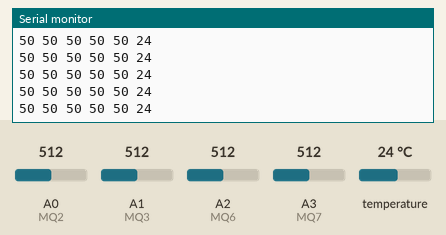
Bench run of a sketch on a simulated Arduino Uno, built with avr-gcc and run on an emulated ATmega328P. Parts: the last lines printed to the serial monitor. The test bench sets the inputs (shaded band); at power-on: temperature 24 °C, A0 (MQ2) = 512, A1 (MQ3) = 512, A2 (MQ6) = 512, A3 (MQ7) = 512.

Above: at 1.2 s.
1.3 s: temperature set to 12 °C
At 2.1 s:
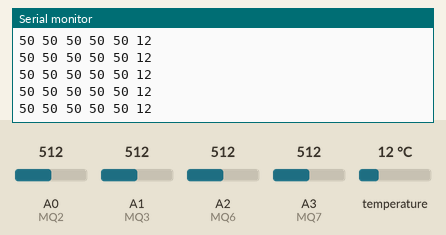
4.3 s: A0 (MQ2) set to 716
At 4.8 s:
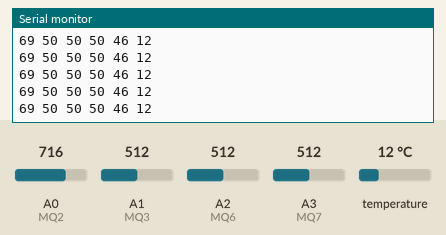
7.3 s: A1 (MQ3) set to 716
At 7.8 s:
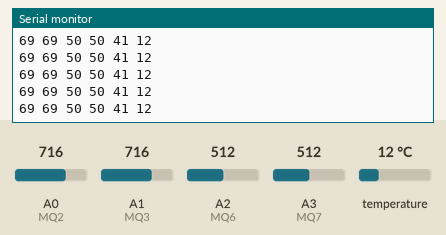
8.8 s: A2 (MQ6) set to 716
At 9.8 s:
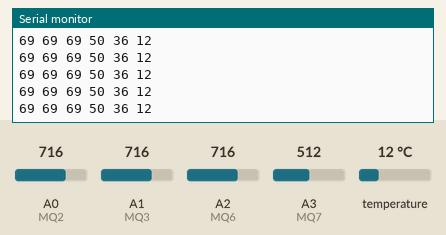
11.8 s: A3 (MQ7) set to 716
At 12.7 s:
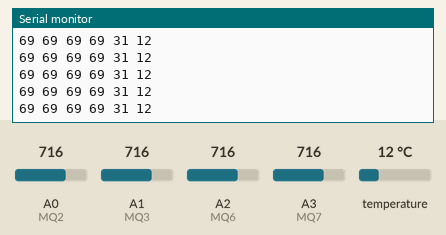
13.3 s: temperature set to 19 °C
At 13.8 s:
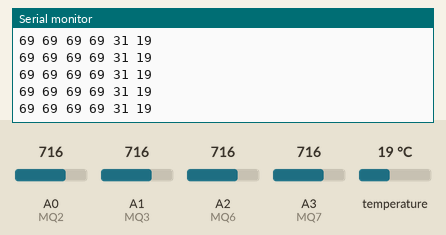
Timing chart, 0 to 15.8 s (numbered marks = the images above; inputs shaded):
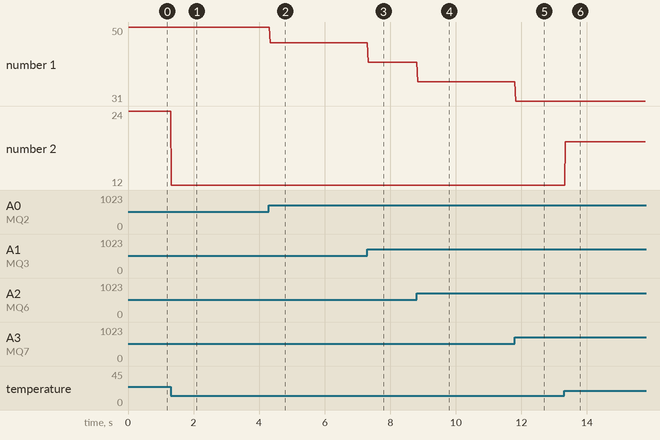

Measured:
- after the input at 1.3 s, the serial monitor: prints a new line at once (image 1)
- after the input at 4.3 s, the serial monitor: prints a new line at once (image 2)
- after the input at 7.3 s, the serial monitor: prints a new line at once (image 3)
- after the input at 8.8 s, the serial monitor: prints a new line at once (image 4)
- after the input at 11.8 s, the serial monitor: prints a new line at once (image 5)
- after the input at 13.3 s, the serial monitor: prints a new line at once (image 6)
- plotted number 1: 50 → 46 after the input at 4.3 s, 46 → 41 after the input at 7.3 s, 41 → 36 after the input at 8.8 s, 36 → 31 after the input at 11.8 s
- plotted number 2: 24 → 12 after the input at 1.3 s, 12 → 19 after the input at 13.3 s

The sketch:

Air_pollution_mapping_system_arduino.ino
```cpp
#include <DHT.h>
#include <DHT_U.h>
#include<SoftwareSerial.h>
#define DHTTYPE    DHT11     // DHT 11
#define DHTPIN 4
DHT_Unified dht(DHTPIN, DHTTYPE);
SoftwareSerial esp8266(2,3);
void setup()
{

  esp8266.begin(9600);
  Serial.begin(9600);
  dht.begin();
  sensor_t sensor;
  pinMode(A0,INPUT);//MQ2
  pinMode(A1,INPUT);//MQ3
  pinMode(A2,INPUT);//MQ6
  pinMode(A3,INPUT);//MQ7

}
void loop()
{
  sensors_event_t event;
  dht.temperature().getEvent(&event);
  int temperature= event.temperature;
  int mq2_raw=analogRead(A0);
  int mq3_raw=analogRead(A1);
  int mq6_raw=analogRead(A2);
  int mq7_raw=analogRead(A3);

  int mq2=map(mq2_raw,0,1023,0,100);
  int mq3=map(mq3_raw,0,1023,0,100);
  int mq6=map(mq6_raw,0,1023,0,100);
  int mq7=map(mq7_raw,0,1023,0,100);

  int average = 100-((mq2+mq3+mq6+mq7)/4);

  esp8266.print(String(mq2));
  esp8266.print(" ");
  esp8266.print(String(mq3));
  esp8266.print(" ");
  esp8266.print(String(mq6));
  esp8266.print(" ");
  esp8266.print(String(mq7));
  esp8266.print(" ");
  esp8266.print(String(average));
  esp8266.print(" ");
  esp8266.print(String(temperature));
  esp8266.print("\n");
  delay(1);

  Serial.print(String(mq2));
  Serial.print(" ");
  Serial.print(String(mq3));
  Serial.print(" ");
  Serial.print(String(mq6));
  Serial.print(" ");
  Serial.print(String(mq7));
  Serial.print(" ");
  Serial.print(String(average));
  Serial.print(" ");
  Serial.print(String(temperature));
  Serial.print("\n");


}
```
